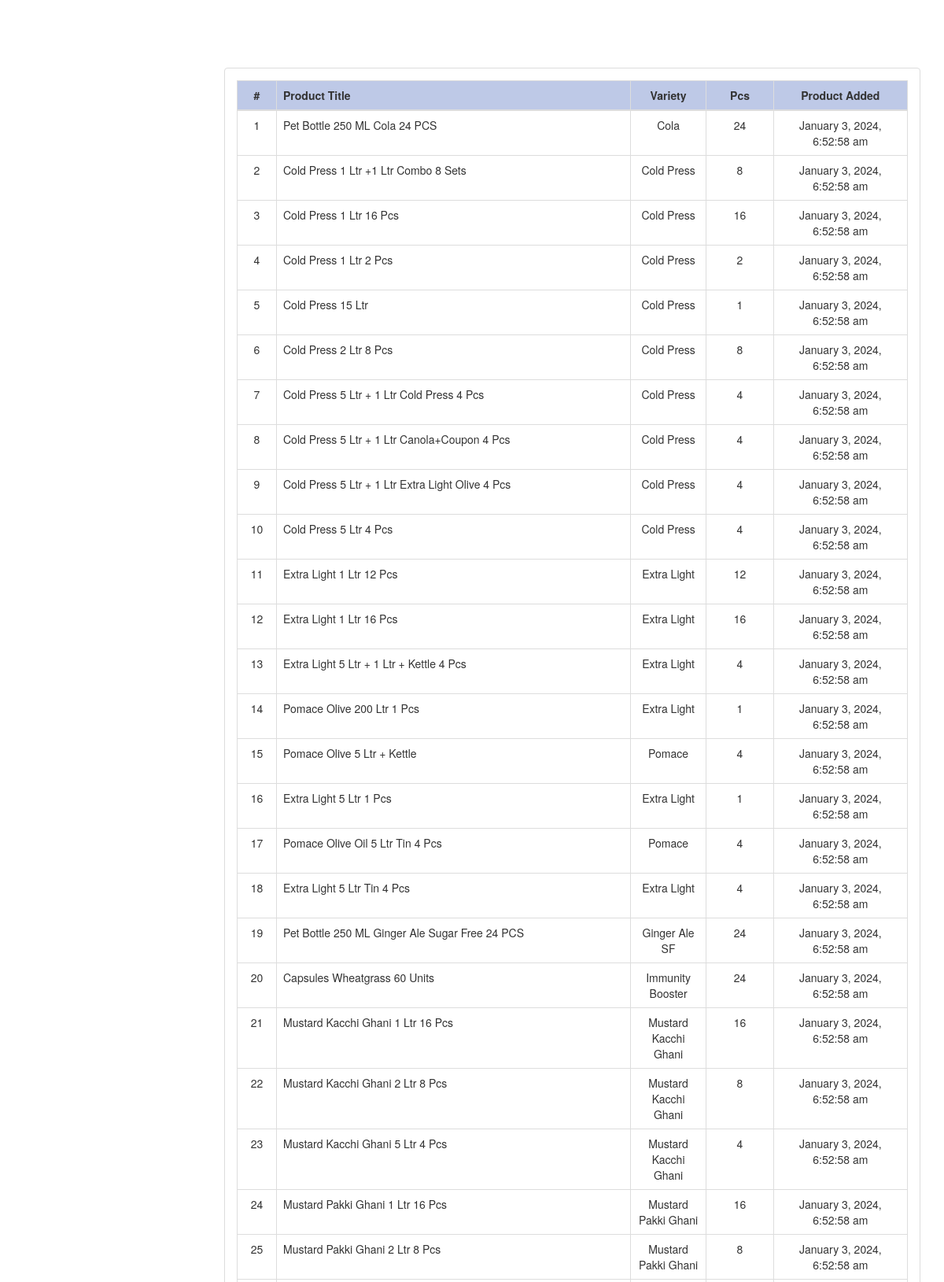
The page /product.php (upper part) on the database its author committed.
### tables this page shows
CREATE TABLE tbl_products (
  id int(100) NOT NULL,
  name varchar(100) NOT NULL,
  Pcs decimal(65,0) NOT NULL,
  TAX int(50) NOT NULL,
  Variety varchar(100) DEFAULT NULL,
  deleted varchar(100) NOT NULL,
  date timestamp(6) NOT NULL DEFAULT current_timestamp(6) ON UPDATE current_timestamp(6)
);

### includes/sql.php (called while the page is built, shortened)
<?php
  require_once('includes/load.php');
function find_by_sql($sql)
{
  global $db;
  $result = $db->query($sql);
  $result_set = $db->while_loop($result);
 return $result_set;
}
  function join_product_table(){
    $sql  =" SELECT p.id,p.name,p.Pcs,p.TAX,p.deleted,p.date,p.Variety";
    $sql  .=" FROM tbl_products p";
    $sql  .=" ORDER BY p.id ASC";
    return find_by_sql($sql);
   }

### includes/database.php (called while the page is built, shortened)
<?php
class MySqli_DB {
    private $con;
    public $query_id;
public function db_connect()
{
  $this->con = mysqli_connect(DB_HOST,DB_USER,DB_PASS);
  if(!$this->con)
         {
           die(" Database connection failed:". mysqli_connect_error());
         } else {
           $select_db = $this->con->select_db(DB_NAME);
         }
}
public function query($sql)
   {
      if (trim($sql != "")) {
          $this->query_id = $this->con->query($sql);
      }
       return $this->query_id;
   }
public function fetch_array($statement)
{
  return mysqli_fetch_array($statement);
}
public function while_loop($loop){
   $results = array();
   while ($result = $this->fetch_array($loop)) {
      $results[] = $result;
   }
 return $results;
}
}
$db = new MySqli_DB();
?>

### includes/functions.php (called while the page is built, shortened)
<?php
function remove_junk($str){
  $str = nl2br($str);
  $str = htmlspecialchars(strip_tags($str, ENT_QUOTES));
  return $str;
}
function read_date($str){
     if($str)
      return date('F j, Y, g:i:s a', strtotime($str));
     else
      return null;
  }
function count_id(){
  static $count = 1;
  return $count++;
}
?>

### product.php (the view, shortened to what this page needs)
<?php
  $products = join_product_table();
?>
<?php include_once('layouts/header.php'); ?>
  <div class="row">
     <div class="col-md-12">
     </div>
    <div class="col-md-12">
      <div class="panel panel-default">
        <div class="panel-body">
          <table class="table table-bordered">
            <thead>
              <tr>
                <th class="text-center" style="width: 50px;">#</th>
                <th> Product Title </th>
                <th class="text-center" style="width: 10%;"> Variety </th>
                <th class="text-center" style="width: 10%;"> Pcs </th>
                <th class="text-center" style="width: 20%;"> Product Added </th>
              </tr>
            </thead>
            <tbody>
              <?php foreach ($products as $product):?>
              <tr>
                <td class="text-center"><?php echo count_id();?></td>
                <td> <?php echo remove_junk($product['name']); ?></td>
                <td class="text-center"> <?php echo remove_junk($product['Variety']); ?></td>
                <td class="text-center"> <?php echo remove_junk($product['Pcs']); ?></td>
                <td class="text-center"> <?php echo read_date($product['date']); ?></td>
              </tr>
             <?php endforeach; ?>
            </tbody>
        </div>
      </div>
    </div>
  </div>
  <?php include_once('layouts/footer.php'); ?>

### libs/css/main.css (style rules this page uses)
body { font-family: 'Helvetica Neue', Helvetica, Arial, sans-serif; font-weight: 400; overflow-x: hidden; overflow-y: auto; background:#fff; height: 100%; width: 100%; }
table thead { background-color:#bec9e7; }

### rows shown on the page
tbl_products: count_id "1", name "Pet Bottle 250 ML Cola 24 PCS", Variety "Cola", Pcs "24", date "January 3, 2024, 6:52:58 am"
tbl_products: count_id "2", name "Cold Press 1 Ltr +1 Ltr Combo 8 Sets", Variety "Cold Press", Pcs "8", date "January 3, 2024, 6:52:58 am"
tbl_products: count_id "3", name "Cold Press 1 Ltr 16 Pcs", Variety "Cold Press", Pcs "16", date "January 3, 2024, 6:52:58 am"
tbl_products: count_id "4", name "Cold Press 1 Ltr 2 Pcs", Variety "Cold Press", Pcs "2", date "January 3, 2024, 6:52:58 am"
tbl_products: count_id "5", name "Cold Press 15 Ltr", Variety "Cold Press", Pcs "1", date "January 3, 2024, 6:52:58 am"
tbl_products: count_id "6", name "Cold Press 2 Ltr 8 Pcs", Variety "Cold Press", Pcs "8", date "January 3, 2024, 6:52:58 am"
tbl_products: count_id "7", name "Cold Press 5 Ltr + 1 Ltr Cold Press 4 Pcs", Variety "Cold Press", Pcs "4", date "January 3, 2024, 6:52:58 am"
tbl_products: count_id "8", name "Cold Press 5 Ltr + 1 Ltr Canola+Coupon 4 Pcs", Variety "Cold Press", Pcs "4", date "January 3, 2024, 6:52:58 am"
tbl_products: count_id "9", name "Cold Press 5 Ltr + 1 Ltr Extra Light Olive 4 Pcs", Variety "Cold Press", Pcs "4", date "January 3, 2024, 6:52:58 am"
tbl_products: count_id "10", name "Cold Press 5 Ltr 4 Pcs", Variety "Cold Press", Pcs "4", date "January 3, 2024, 6:52:58 am"
tbl_products: count_id "11", name "Extra Light 1 Ltr 12 Pcs", Variety "Extra Light", Pcs "12", date "January 3, 2024, 6:52:58 am"
tbl_products: count_id "12", name "Extra Light 1 Ltr 16 Pcs", Variety "Extra Light", Pcs "16", date "January 3, 2024, 6:52:58 am"
tbl_products: count_id "13", name "Extra Light 5 Ltr + 1 Ltr + Kettle 4 Pcs", Variety "Extra Light", Pcs "4", date "January 3, 2024, 6:52:58 am"
tbl_products: count_id "14", name "Pomace Olive 200 Ltr 1 Pcs", Variety "Extra Light", Pcs "1", date "January 3, 2024, 6:52:58 am"
tbl_products: count_id "15", name "Pomace Olive 5 Ltr + Kettle", Variety "Pomace", Pcs "4", date "January 3, 2024, 6:52:58 am"
tbl_products: count_id "16", name "Extra Light 5 Ltr 1 Pcs", Variety "Extra Light", Pcs "1", date "January 3, 2024, 6:52:58 am"
tbl_products: count_id "17", name "Pomace Olive Oil 5 Ltr Tin 4 Pcs", Variety "Pomace", Pcs "4", date "January 3, 2024, 6:52:58 am"
tbl_products: count_id "18", name "Extra Light 5 Ltr Tin 4 Pcs", Variety "Extra Light", Pcs "4", date "January 3, 2024, 6:52:58 am"
tbl_products: count_id "19", name "Pet Bottle 250 ML Ginger Ale Sugar Free 24 PCS", Variety "Ginger Ale SF", Pcs "24", date "January 3, 2024, 6:52:58 am"
tbl_products: count_id "20", name "Capsules Wheatgrass 60 Units", Variety "Immunity Booster", Pcs "24", date "January 3, 2024, 6:52:58 am"
tbl_products: count_id "21", name "Mustard Kacchi Ghani 1 Ltr 16 Pcs", Variety "Mustard Kacchi Ghani", Pcs "16", date "January 3, 2024, 6:52:58 am"
tbl_products: count_id "22", name "Mustard Kacchi Ghani 2 Ltr 8 Pcs", Variety "Mustard Kacchi Ghani", Pcs "8", date "January 3, 2024, 6:52:58 am"
tbl_products: count_id "23", name "Mustard Kacchi Ghani 5 Ltr 4 Pcs", Variety "Mustard Kacchi Ghani", Pcs "4", date "January 3, 2024, 6:52:58 am"
tbl_products: count_id "24", name "Mustard Pakki Ghani 1 Ltr 16 Pcs", Variety "Mustard Pakki Ghani", Pcs "16", date "January 3, 2024, 6:52:58 am"
tbl_products: count_id "25", name "Mustard Pakki Ghani 2 Ltr 8 Pcs", Variety "Mustard Pakki Ghani", Pcs "8", date "January 3, 2024, 6:52:58 am"
